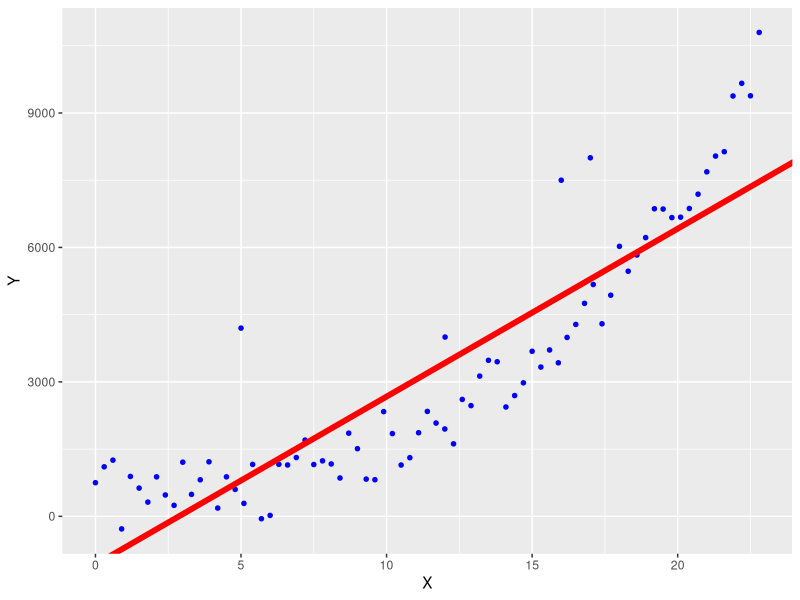
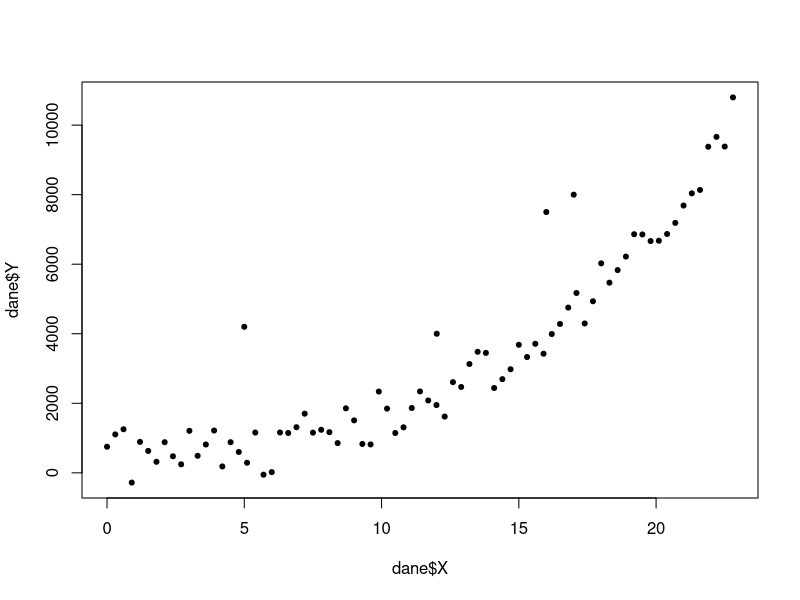
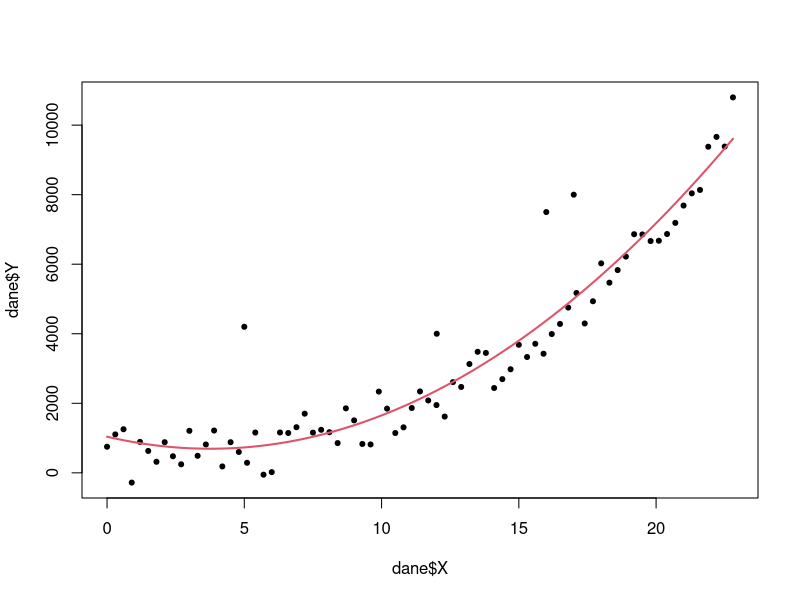
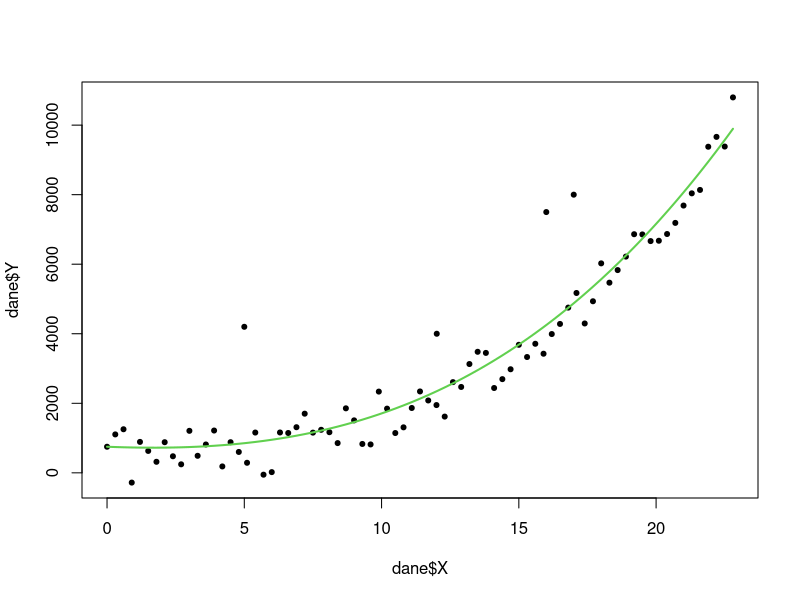
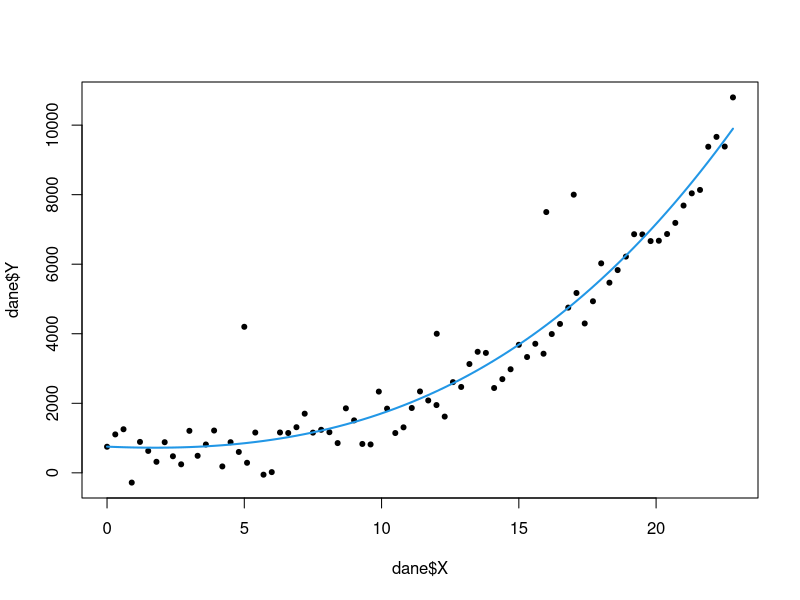
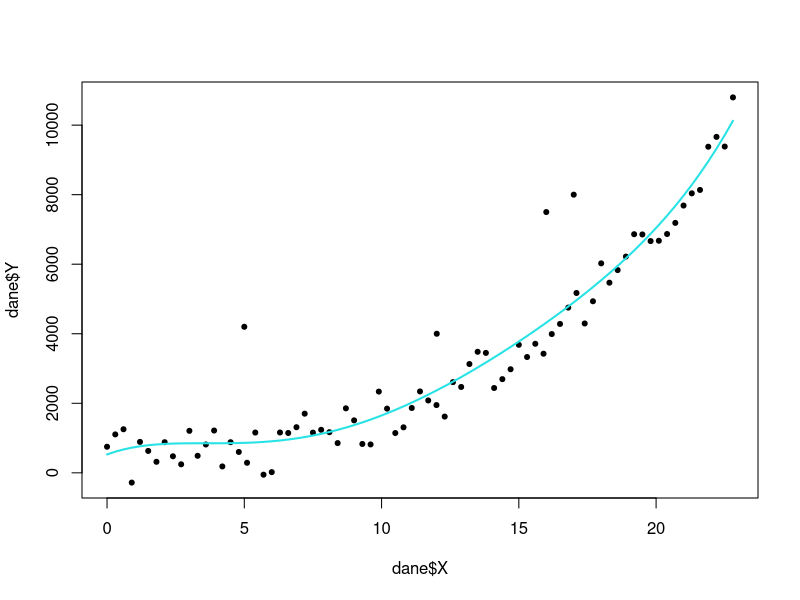
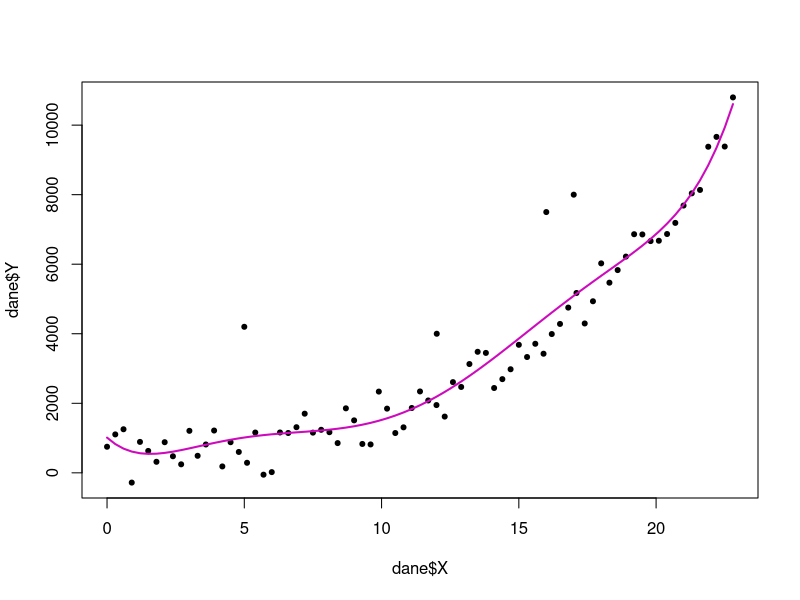
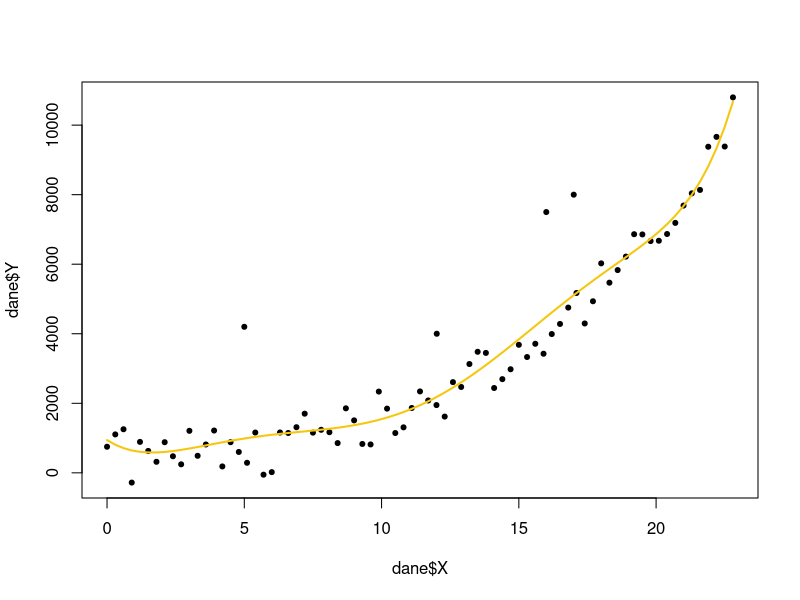

These figures' R source, in order:
library(ggplot2)

#1
dane <- read.delim('dane4.txt')
plot1 <- ggplot(dane, aes(x=X, y=Y))+
  geom_point(colour="blue", pch=20, size=2 )

#2
lm_dane <- lm(Y~X, dane)
summary(lm_dane)

#2a
#79% - dokadnosc, wiec blad 21%
#median = -199.2
#std = -1073.6

#3
plot1 <- plot1 +
  geom_abline(intercept = coef(lm_dane)[1], slope = coef(lm_dane)[2], col="red", size = 2)
plot1  

#4
plot2 <- plot(dane$X,dane$Y, pch=20 )

for( i in seq(2,12)){
  mod <- lm(Y~poly(X, i, raw=TRUE), dane)
  plot(dane$X,dane$Y, pch=20 )
  lines(dane$X, predict(mod), col=i, lwd = 2 )
}

#5
for( i in seq(2,12)){
  mod <- lm(Y~poly(X, i, raw=TRUE), dane)
  summary(mod)
}
#dopasowanie 92%
